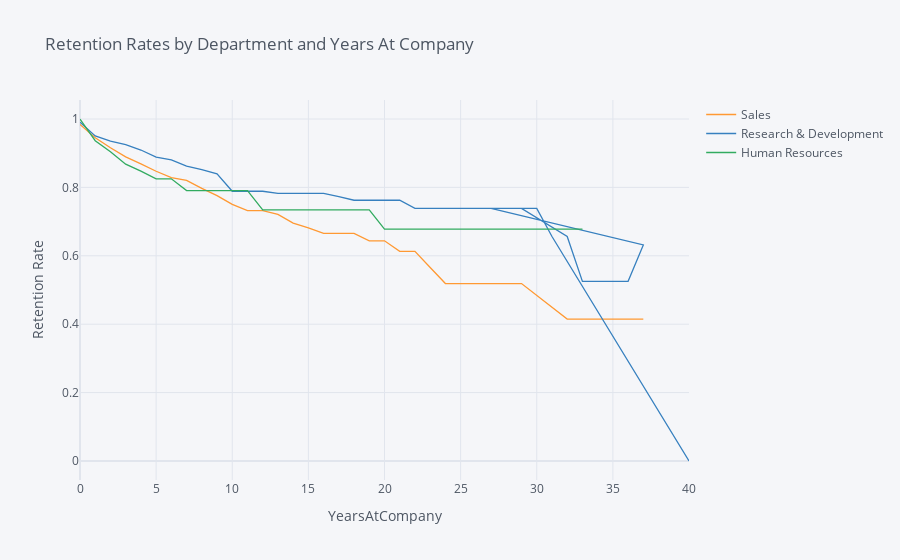

The code cell stored with this chart in its notebook:
### Markdown cell above
## 7. Let's investigate whether the department the employee works in has an impact on how long they stay with the company. Generate and plot survival curves showing retention by department and years the employee has worked at the company.

### Code cell
retention_rates_7 = survival(df,'Department','YearsAtCompany','Attrition')

retention_rates_7.iplot(kind='line',xTitle='YearsAtCompany',yTitle='Retention Rate', 
                     title='Retention Rates by Department and Years At Company')

### Figure 1 — Plotly figure (JSON) as saved in the notebook; plotly's stock layout.template omitted (floating-point values rounded to 4 significant figures)
{"data": [{"line": {"color": "rgba(255, 153, 51, 1.0)", "dash": "solid", "shape": "linear", "width": 1.3}, "mode": "lines", "name": "Sales", "text": "", "type": "scatter", "x": [0, 1, 2, 3, 4, 5, 6, 7, 8, 9, 10, 11, 12, 13, 14, 15, 16, 17, 18, 19, 20, 21, 22, 23, 24, 25, 26, 29, 32, 33, 34, 36, 37, 27, 30, 31, 40], "y": [0.9843, 0.9453, 0.9158, 0.8891, 0.8689, 0.8473, 0.8285, 0.8205, 0.7971, 0.7759, 0.7502, 0.7319, 0.7319, 0.7209, 0.6956, 0.6819, 0.6653, 0.6653, 0.6653, 0.6438, 0.6438, 0.6132, 0.6132, 0.566, 0.5188, 0.5188, 0.5188, 0.5188, 0.4151, 0.4151, 0.4151, 0.4151, 0.4151, "", "", "", ""]}, {"line": {"color": "rgba(55, 128, 191, 1.0)", "dash": "solid", "shape": "linear", "width": 1.3}, "mode": "lines", "name": "Research & Development", "text": "", "type": "scatter", "x": [0, 1, 2, 3, 4, 5, 6, 7, 8, 9, 10, 11, 12, 13, 14, 15, 16, 17, 18, 19, 20, 21, 22, 23, 24, 25, 26, 29, 32, 33, 34, 36, 37, 27, 30, 31, 40], "y": [0.9906, 0.9503, 0.9351, 0.9249, 0.9093, 0.8886, 0.8805, 0.8624, 0.852, 0.8399, 0.7887, 0.7887, 0.7887, 0.7825, 0.7825, 0.7825, 0.7825, 0.7729, 0.7624, 0.7624, 0.7624, 0.7624, 0.7386, 0.7386, 0.7386, 0.7386, 0.7386, 0.7386, 0.6565, 0.5252, 0.5252, 0.5252, 0.6319, 0.7386, 0.7386, 0.6565, 0]}, {"line": {"color": "rgba(50, 171, 96, 1.0)", "dash": "solid", "shape": "linear", "width": 1.3}, "mode": "lines", "name": "Human Resources", "text": "", "type": "scatter", "x": [0, 1, 2, 3, 4, 5, 6, 7, 8, 9, 10, 11, 12, 13, 14, 15, 16, 17, 18, 19, 20, 21, 22, 23, 24, 25, 26, 29, 32, 33, 34, 36, 37, 27, 30, 31, 40], "y": [1, 0.9365, 0.9042, 0.868, 0.8474, 0.8251, 0.8251, 0.7907, 0.7907, 0.7907, 0.7907, 0.7907, 0.7342, 0.7342, 0.7342, 0.7342, 0.7342, 0.7342, 0.7342, 0.7342, 0.6777, 0.6777, 0.6777, 0.6777, 0.6777, 0.6777, 0.6777, 0.6777, 0.6777, 0.6777, "", "", "", "", "", "", ""]}], "layout": {"autosize": true, "legend": {"bgcolor": "#F5F6F9", "font": {"color": "#4D5663"}}, "paper_bgcolor": "#F5F6F9", "plot_bgcolor": "#F5F6F9", "title": {"font": {"color": "#4D5663"}, "text": "Retention Rates by Department and Years At Company"}, "xaxis": {"autorange": true, "gridcolor": "#E1E5ED", "range": [0, 40], "showgrid": true, "tickfont": {"color": "#4D5663"}, "title": {"font": {"color": "#4D5663"}, "text": "YearsAtCompany"}, "type": "linear", "zerolinecolor": "#E1E5ED"}, "yaxis": {"autorange": true, "gridcolor": "#E1E5ED", "range": [-0.05556, 1.056], "showgrid": true, "tickfont": {"color": "#4D5663"}, "title": {"font": {"color": "#4D5663"}, "text": "Retention Rate"}, "type": "linear", "zerolinecolor": "#E1E5ED"}}}
